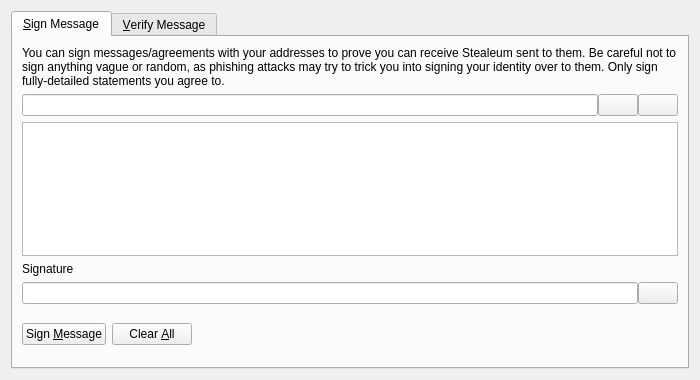
<?xml version="1.0" encoding="UTF-8"?>
<ui version="4.0">
 <class>SignVerifyMessageDialog</class>
 <widget class="QDialog" name="SignVerifyMessageDialog">
  <property name="geometry">
   <rect>
    <x>0</x>
    <y>0</y>
    <width>700</width>
    <height>380</height>
   </rect>
  </property>
  <property name="windowTitle">
   <string>Signatures - Sign / Verify a Message</string>
  </property>
  <property name="modal">
   <bool>true</bool>
  </property>
  <layout class="QVBoxLayout" name="verticalLayout">
   <item>
    <widget class="QTabWidget" name="tabWidget">
     <property name="currentIndex">
      <number>0</number>
     </property>
     <widget class="QWidget" name="tabSignMessage">
      <attribute name="title">
       <string>&amp;Sign Message</string>
      </attribute>
      <layout class="QVBoxLayout" name="verticalLayout_SM">
       <item>
        <widget class="QLabel" name="infoLabel_SM">
         <property name="text">
          <string>You can sign messages/agreements with your addresses to prove you can receive Stealeum sent to them. Be careful not to sign anything vague or random, as phishing attacks may try to trick you into signing your identity over to them. Only sign fully-detailed statements you agree to.</string>
         </property>
         <property name="textFormat">
          <enum>Qt::PlainText</enum>
         </property>
         <property name="wordWrap">
          <bool>true</bool>
         </property>
        </widget>
       </item>
       <item>
        <layout class="QHBoxLayout" name="horizontalLayout_1_SM">
         <property name="spacing">
          <number>0</number>
         </property>
         <item>
          <widget class="QValidatedLineEdit" name="addressIn_SM">
           <property name="toolTip">
            <string>The Stealeum address to sign the message with</string>
           </property>
          </widget>
         </item>
         <item>
          <widget class="QPushButton" name="addressBookButton_SM">
           <property name="toolTip">
            <string>Choose previously used address</string>
           </property>
           <property name="text">
            <string/>
           </property>
           <property name="shortcut">
            <string>Alt+A</string>
           </property>
           <property name="autoDefault">
            <bool>false</bool>
           </property>
          </widget>
         </item>
         <item>
          <widget class="QPushButton" name="pasteButton_SM">
           <property name="toolTip">
            <string>Paste address from clipboard</string>
           </property>
           <property name="text">
            <string/>
           </property>
           <property name="shortcut">
            <string>Alt+P</string>
           </property>
           <property name="autoDefault">
            <bool>false</bool>
           </property>
          </widget>
         </item>
        </layout>
       </item>
       <item>
        <widget class="QPlainTextEdit" name="messageIn_SM">
         <property name="toolTip">
          <string>Enter the message you want to sign here</string>
         </property>
        </widget>
       </item>
       <item>
        <widget class="QLabel" name="signatureLabel_SM">
         <property name="text">
          <string>Signature</string>
         </property>
         <property name="textFormat">
          <enum>Qt::PlainText</enum>
         </property>
        </widget>
       </item>
       <item>
        <layout class="QHBoxLayout" name="horizontalLayout_2_SM">
         <property name="spacing">
          <number>0</number>
         </property>
         <item>
          <widget class="QLineEdit" name="signatureOut_SM">
           <property name="font">
            <font>
             <italic>true</italic>
            </font>
           </property>
           <property name="readOnly">
            <bool>true</bool>
           </property>
          </widget>
         </item>
         <item>
          <widget class="QPushButton" name="copySignatureButton_SM">
           <property name="toolTip">
            <string>Copy the current signature to the system clipboard</string>
           </property>
           <property name="text">
            <string/>
           </property>
           <property name="autoDefault">
            <bool>false</bool>
           </property>
          </widget>
         </item>
        </layout>
       </item>
       <item>
        <layout class="QHBoxLayout" name="horizontalLayout_3_SM">
         <item>
          <widget class="QPushButton" name="signMessageButton_SM">
           <property name="toolTip">
            <string>Sign the message to prove you own this Stealeum address</string>
           </property>
           <property name="text">
            <string>Sign &amp;Message</string>
           </property>
           <property name="autoDefault">
            <bool>false</bool>
           </property>
          </widget>
         </item>
         <item>
          <widget class="QPushButton" name="clearButton_SM">
           <property name="toolTip">
            <string>Reset all sign message fields</string>
           </property>
           <property name="text">
            <string>Clear &amp;All</string>
           </property>
           <property name="autoDefault">
            <bool>false</bool>
           </property>
          </widget>
         </item>
         <item>
          <spacer name="horizontalSpacer_1_SM">
           <property name="orientation">
            <enum>Qt::Horizontal</enum>
           </property>
           <property name="sizeHint" stdset="0">
            <size>
             <width>40</width>
             <height>48</height>
            </size>
           </property>
          </spacer>
         </item>
         <item>
          <widget class="QLabel" name="statusLabel_SM">
           <property name="font">
            <font>
             <weight>75</weight>
             <bold>true</bold>
            </font>
           </property>
           <property name="text">
            <string/>
           </property>
           <property name="wordWrap">
            <bool>true</bool>
           </property>
          </widget>
         </item>
         <item>
          <spacer name="horizontalSpacer_2_SM">
           <property name="orientation">
            <enum>Qt::Horizontal</enum>
           </property>
           <property name="sizeHint" stdset="0">
            <size>
             <width>40</width>
             <height>48</height>
            </size>
           </property>
          </spacer>
         </item>
        </layout>
       </item>
      </layout>
     </widget>
     <widget class="QWidget" name="tabVerifyMessage">
      <attribute name="title">
       <string>&amp;Verify Message</string>
      </attribute>
      <layout class="QVBoxLayout" name="verticalLayout_VM">
       <item>
        <widget class="QLabel" name="infoLabel_VM">
         <property name="text">
          <string>Enter the receiver's address, message (ensure you copy line breaks, spaces, tabs, etc. exactly) and signature below to verify the message. Be careful not to read more into the signature than what is in the signed message itself, to avoid being tricked by a man-in-the-middle attack. Note that this only proves the signing party receives with the address, it cannot prove sendership of any transaction!</string>
         </property>
         <property name="textFormat">
          <enum>Qt::PlainText</enum>
         </property>
         <property name="alignment">
          <set>Qt::AlignLeading|Qt::AlignLeft|Qt::AlignTop</set>
         </property>
         <property name="wordWrap">
          <bool>true</bool>
         </property>
        </widget>
       </item>
       <item>
        <layout class="QHBoxLayout" name="horizontalLayout_1_VM">
         <property name="spacing">
          <number>0</number>
         </property>
         <item>
          <widget class="QValidatedLineEdit" name="addressIn_VM">
           <property name="toolTip">
            <string>The Stealeum address the message was signed with</string>
           </property>
          </widget>
         </item>
         <item>
          <widget class="QPushButton" name="addressBookButton_VM">
           <property name="toolTip">
            <string>Choose previously used address</string>
           </property>
           <property name="text">
            <string/>
           </property>
           <property name="shortcut">
            <string>Alt+A</string>
           </property>
           <property name="autoDefault">
            <bool>false</bool>
           </property>
          </widget>
         </item>
        </layout>
       </item>
       <item>
        <widget class="QPlainTextEdit" name="messageIn_VM"/>
       </item>
       <item>
        <widget class="QValidatedLineEdit" name="signatureIn_VM"/>
       </item>
       <item>
        <layout class="QHBoxLayout" name="horizontalLayout_2_VM">
         <item>
          <widget class="QPushButton" name="verifyMessageButton_VM">
           <property name="toolTip">
            <string>Verify the message to ensure it was signed with the specified Stealeum address</string>
           </property>
           <property name="text">
            <string>Verify &amp;Message</string>
           </property>
           <property name="autoDefault">
            <bool>false</bool>
           </property>
          </widget>
         </item>
         <item>
          <widget class="QPushButton" name="clearButton_VM">
           <property name="toolTip">
            <string>Reset all verify message fields</string>
           </property>
           <property name="text">
            <string>Clear &amp;All</string>
           </property>
           <property name="autoDefault">
            <bool>false</bool>
           </property>
          </widget>
         </item>
         <item>
          <spacer name="horizontalSpacer_1_VM">
           <property name="orientation">
            <enum>Qt::Horizontal</enum>
           </property>
           <property name="sizeHint" stdset="0">
            <size>
             <width>40</width>
             <height>48</height>
            </size>
           </property>
          </spacer>
         </item>
         <item>
          <widget class="QLabel" name="statusLabel_VM">
           <property name="font">
            <font>
             <weight>75</weight>
             <bold>true</bold>
            </font>
           </property>
           <property name="text">
            <string/>
           </property>
           <property name="wordWrap">
            <bool>true</bool>
           </property>
          </widget>
         </item>
         <item>
          <spacer name="horizontalSpacer_2_VM">
           <property name="orientation">
            <enum>Qt::Horizontal</enum>
           </property>
           <property name="sizeHint" stdset="0">
            <size>
             <width>40</width>
             <height>48</height>
            </size>
           </property>
          </spacer>
         </item>
        </layout>
       </item>
      </layout>
     </widget>
    </widget>
   </item>
  </layout>
 </widget>
 <customwidgets>
  <customwidget>
   <class>QValidatedLineEdit</class>
   <extends>QLineEdit</extends>
   <header>qvalidatedlineedit.h</header>
  </customwidget>
 </customwidgets>
 <resources>
  <include location="../stealeum.qrc"/>
 </resources>
 <connections/>
</ui>
